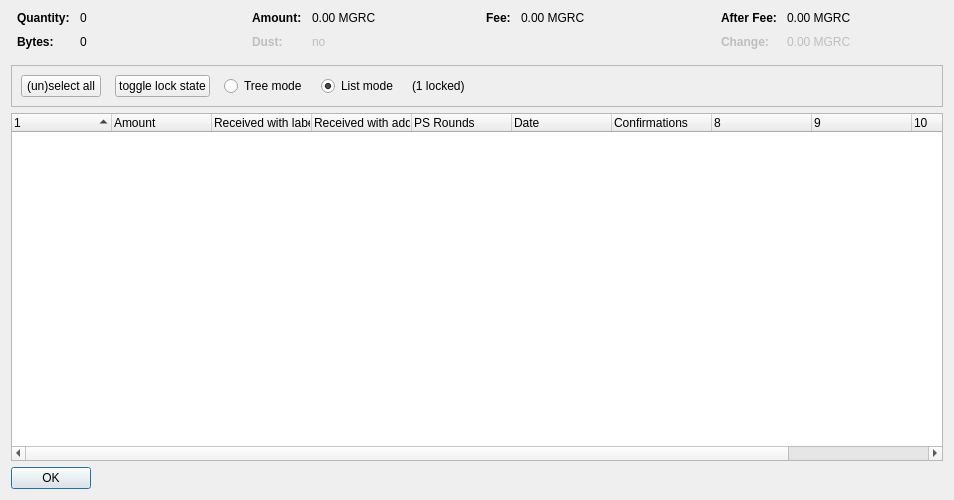
<?xml version="1.0" encoding="UTF-8"?>
<ui version="4.0">
 <class>CoinControlDialog</class>
 <widget class="QDialog" name="CoinControlDialog">
  <property name="geometry">
   <rect>
    <x>0</x>
    <y>0</y>
    <width>954</width>
    <height>500</height>
   </rect>
  </property>
  <property name="windowTitle">
   <string>Coin Selection</string>
  </property>
  <layout class="QVBoxLayout" name="verticalLayout">
   <item>
    <layout class="QHBoxLayout" name="horizontalLayoutTop" stretch="0,0,0,0">
     <property name="topMargin">
      <number>0</number>
     </property>
     <property name="bottomMargin">
      <number>10</number>
     </property>
     <item>
      <layout class="QFormLayout" name="formLayoutCoinControl1">
       <property name="horizontalSpacing">
        <number>10</number>
       </property>
       <property name="verticalSpacing">
        <number>10</number>
       </property>
       <property name="leftMargin">
        <number>6</number>
       </property>
       <property name="rightMargin">
        <number>6</number>
       </property>
       <item row="0" column="0">
        <widget class="QLabel" name="labelCoinControlQuantityText">
         <property name="font">
          <font>
           <weight>75</weight>
           <bold>true</bold>
          </font>
         </property>
         <property name="text">
          <string>Quantity:</string>
         </property>
        </widget>
       </item>
       <item row="0" column="1">
        <widget class="QLabel" name="labelCoinControlQuantity">
         <property name="cursor">
          <cursorShape>IBeamCursor</cursorShape>
         </property>
         <property name="contextMenuPolicy">
          <enum>Qt::ActionsContextMenu</enum>
         </property>
         <property name="text">
          <string notr="true">0</string>
         </property>
         <property name="textInteractionFlags">
          <set>Qt::LinksAccessibleByMouse|Qt::TextSelectableByKeyboard|Qt::TextSelectableByMouse</set>
         </property>
        </widget>
       </item>
       <item row="1" column="0">
        <widget class="QLabel" name="labelCoinControlBytesText">
         <property name="font">
          <font>
           <weight>75</weight>
           <bold>true</bold>
          </font>
         </property>
         <property name="text">
          <string>Bytes:</string>
         </property>
        </widget>
       </item>
       <item row="1" column="1">
        <widget class="QLabel" name="labelCoinControlBytes">
         <property name="cursor">
          <cursorShape>IBeamCursor</cursorShape>
         </property>
         <property name="contextMenuPolicy">
          <enum>Qt::ActionsContextMenu</enum>
         </property>
         <property name="text">
          <string notr="true">0</string>
         </property>
         <property name="textInteractionFlags">
          <set>Qt::LinksAccessibleByMouse|Qt::TextSelectableByKeyboard|Qt::TextSelectableByMouse</set>
         </property>
        </widget>
       </item>
      </layout>
     </item>
     <item>
      <layout class="QFormLayout" name="formLayoutCoinControl2">
       <property name="horizontalSpacing">
        <number>10</number>
       </property>
       <property name="verticalSpacing">
        <number>10</number>
       </property>
       <property name="leftMargin">
        <number>6</number>
       </property>
       <property name="rightMargin">
        <number>6</number>
       </property>
       <item row="0" column="0">
        <widget class="QLabel" name="labelCoinControlAmountText">
         <property name="font">
          <font>
           <weight>75</weight>
           <bold>true</bold>
          </font>
         </property>
         <property name="text">
          <string>Amount:</string>
         </property>
        </widget>
       </item>
       <item row="0" column="1">
        <widget class="QLabel" name="labelCoinControlAmount">
         <property name="cursor">
          <cursorShape>IBeamCursor</cursorShape>
         </property>
         <property name="contextMenuPolicy">
          <enum>Qt::ActionsContextMenu</enum>
         </property>
         <property name="text">
          <string notr="true">0.00 MGRC</string>
         </property>
         <property name="textInteractionFlags">
          <set>Qt::LinksAccessibleByMouse|Qt::TextSelectableByKeyboard|Qt::TextSelectableByMouse</set>
         </property>
        </widget>
       </item>
       <item row="1" column="0">
        <widget class="QLabel" name="labelCoinControlLowOutputText">
         <property name="enabled">
          <bool>false</bool>
         </property>
         <property name="font">
          <font>
           <weight>75</weight>
           <bold>true</bold>
          </font>
         </property>
         <property name="text">
          <string>Dust:</string>
         </property>
        </widget>
       </item>
       <item row="1" column="1">
        <widget class="QLabel" name="labelCoinControlLowOutput">
         <property name="enabled">
          <bool>false</bool>
         </property>
         <property name="cursor">
          <cursorShape>IBeamCursor</cursorShape>
         </property>
         <property name="contextMenuPolicy">
          <enum>Qt::ActionsContextMenu</enum>
         </property>
         <property name="text">
          <string notr="true">no</string>
         </property>
         <property name="textInteractionFlags">
          <set>Qt::LinksAccessibleByMouse|Qt::TextSelectableByKeyboard|Qt::TextSelectableByMouse</set>
         </property>
        </widget>
       </item>
      </layout>
     </item>
     <item>
      <layout class="QFormLayout" name="formLayoutCoinControl3">
       <property name="horizontalSpacing">
        <number>10</number>
       </property>
       <property name="verticalSpacing">
        <number>10</number>
       </property>
       <property name="leftMargin">
        <number>6</number>
       </property>
       <property name="rightMargin">
        <number>6</number>
       </property>
       <item row="0" column="0">
        <widget class="QLabel" name="labelCoinControlFeeText">
         <property name="font">
          <font>
           <weight>75</weight>
           <bold>true</bold>
          </font>
         </property>
         <property name="text">
          <string>Fee:</string>
         </property>
        </widget>
       </item>
       <item row="0" column="1">
        <widget class="QLabel" name="labelCoinControlFee">
         <property name="cursor">
          <cursorShape>IBeamCursor</cursorShape>
         </property>
         <property name="contextMenuPolicy">
          <enum>Qt::ActionsContextMenu</enum>
         </property>
         <property name="text">
          <string notr="true">0.00 MGRC</string>
         </property>
         <property name="textInteractionFlags">
          <set>Qt::LinksAccessibleByMouse|Qt::TextSelectableByKeyboard|Qt::TextSelectableByMouse</set>
         </property>
        </widget>
       </item>
      </layout>
     </item>
     <item>
      <layout class="QFormLayout" name="formLayoutCoinControl4">
       <property name="horizontalSpacing">
        <number>10</number>
       </property>
       <property name="verticalSpacing">
        <number>10</number>
       </property>
       <property name="leftMargin">
        <number>6</number>
       </property>
       <property name="rightMargin">
        <number>6</number>
       </property>
       <item row="0" column="0">
        <widget class="QLabel" name="labelCoinControlAfterFeeText">
         <property name="font">
          <font>
           <weight>75</weight>
           <bold>true</bold>
          </font>
         </property>
         <property name="text">
          <string>After Fee:</string>
         </property>
        </widget>
       </item>
       <item row="0" column="1">
        <widget class="QLabel" name="labelCoinControlAfterFee">
         <property name="cursor">
          <cursorShape>IBeamCursor</cursorShape>
         </property>
         <property name="contextMenuPolicy">
          <enum>Qt::ActionsContextMenu</enum>
         </property>
         <property name="text">
          <string notr="true">0.00 MGRC</string>
         </property>
         <property name="textInteractionFlags">
          <set>Qt::LinksAccessibleByMouse|Qt::TextSelectableByKeyboard|Qt::TextSelectableByMouse</set>
         </property>
        </widget>
       </item>
       <item row="1" column="0">
        <widget class="QLabel" name="labelCoinControlChangeText">
         <property name="enabled">
          <bool>false</bool>
         </property>
         <property name="font">
          <font>
           <weight>75</weight>
           <bold>true</bold>
          </font>
         </property>
         <property name="text">
          <string>Change:</string>
         </property>
        </widget>
       </item>
       <item row="1" column="1">
        <widget class="QLabel" name="labelCoinControlChange">
         <property name="enabled">
          <bool>false</bool>
         </property>
         <property name="cursor">
          <cursorShape>IBeamCursor</cursorShape>
         </property>
         <property name="contextMenuPolicy">
          <enum>Qt::ActionsContextMenu</enum>
         </property>
         <property name="text">
          <string notr="true">0.00 MGRC</string>
         </property>
         <property name="textInteractionFlags">
          <set>Qt::LinksAccessibleByMouse|Qt::TextSelectableByKeyboard|Qt::TextSelectableByMouse</set>
         </property>
        </widget>
       </item>
      </layout>
     </item>
    </layout>
   </item>
   <item>
    <widget class="QFrame" name="frame">
     <property name="minimumSize">
      <size>
       <width>0</width>
       <height>40</height>
      </size>
     </property>
     <property name="frameShape">
      <enum>QFrame::StyledPanel</enum>
     </property>
     <property name="frameShadow">
      <enum>QFrame::Sunken</enum>
     </property>
     <layout class="QHBoxLayout" name="horizontalLayout">
      <item>
       <layout class="QHBoxLayout" name="horizontalLayoutPanel" stretch="0,0,0,0,0,0">
        <property name="spacing">
         <number>14</number>
        </property>
        <item>
         <widget class="QPushButton" name="pushButtonSelectAll">
          <property name="sizePolicy">
           <sizepolicy hsizetype="Maximum" vsizetype="Fixed">
            <horstretch>0</horstretch>
            <verstretch>0</verstretch>
           </sizepolicy>
          </property>
          <property name="text">
           <string>(un)select all</string>
          </property>
          <property name="autoDefault">
           <bool>false</bool>
          </property>
         </widget>
        </item>
        <item>
         <widget class="QPushButton" name="pushButtonToggleLock">
          <property name="sizePolicy">
           <sizepolicy hsizetype="Maximum" vsizetype="Fixed">
            <horstretch>0</horstretch>
            <verstretch>0</verstretch>
           </sizepolicy>
          </property>
          <property name="text">
           <string>toggle lock state</string>
          </property>
          <property name="autoDefault">
           <bool>false</bool>
          </property>
         </widget>
        </item>
        <item>
         <widget class="QRadioButton" name="radioTreeMode">
          <property name="sizePolicy">
           <sizepolicy hsizetype="Maximum" vsizetype="Fixed">
            <horstretch>0</horstretch>
            <verstretch>0</verstretch>
           </sizepolicy>
          </property>
          <property name="text">
           <string>Tree mode</string>
          </property>
         </widget>
        </item>
        <item>
         <widget class="QRadioButton" name="radioListMode">
          <property name="sizePolicy">
           <sizepolicy hsizetype="Maximum" vsizetype="Fixed">
            <horstretch>0</horstretch>
            <verstretch>0</verstretch>
           </sizepolicy>
          </property>
          <property name="text">
           <string>List mode</string>
          </property>
          <property name="checked">
           <bool>true</bool>
          </property>
         </widget>
        </item>
        <item>
         <widget class="QLabel" name="labelLocked">
          <property name="text">
           <string>(1 locked)</string>
          </property>
         </widget>
        </item>
        <item>
         <spacer name="horizontalSpacer">
          <property name="orientation">
           <enum>Qt::Horizontal</enum>
          </property>
          <property name="sizeHint" stdset="0">
           <size>
            <width>40</width>
            <height>20</height>
           </size>
          </property>
         </spacer>
        </item>
       </layout>
      </item>
     </layout>
    </widget>
   </item>
   <item>
    <widget class="CoinControlTreeWidget" name="treeWidget">
     <property name="contextMenuPolicy">
      <enum>Qt::CustomContextMenu</enum>
     </property>
     <property name="sortingEnabled">
      <bool>false</bool>
     </property>
     <property name="columnCount">
      <number>11</number>
     </property>
     <attribute name="headerShowSortIndicator" stdset="0">
      <bool>true</bool>
     </attribute>
     <attribute name="headerStretchLastSection">
      <bool>false</bool>
     </attribute>
     <column>
      <property name="text">
       <string/>
      </property>
     </column>
     <column>
      <property name="text">
       <string>Amount</string>
      </property>
     </column>
     <column>
      <property name="text">
       <string>Received with label</string>
      </property>
     </column>
     <column>
      <property name="text">
       <string>Received with address</string>
      </property>
     </column>
     <column>
      <property name="text">
       <string>PS Rounds</string>
      </property>
     </column>
     <column>
      <property name="text">
       <string>Date</string>
      </property>
     </column>
     <column>
      <property name="text">
       <string>Confirmations</string>
      </property>
      <property name="toolTip">
       <string>Confirmed</string>
      </property>
     </column>
     <column>
      <property name="text">
       <string/>
      </property>
     </column>
     <column>
      <property name="text">
       <string/>
      </property>
     </column>
     <column>
      <property name="text">
       <string/>
      </property>
     </column>
     <column>
      <property name="text">
       <string/>
      </property>
     </column>
    </widget>
   </item>
   <item>
    <widget class="QDialogButtonBox" name="buttonBox">
     <property name="sizePolicy">
      <sizepolicy hsizetype="Maximum" vsizetype="Fixed">
       <horstretch>0</horstretch>
       <verstretch>0</verstretch>
      </sizepolicy>
     </property>
     <property name="orientation">
      <enum>Qt::Horizontal</enum>
     </property>
     <property name="standardButtons">
      <set>QDialogButtonBox::Ok</set>
     </property>
    </widget>
   </item>
  </layout>
 </widget>
 <customwidgets>
  <customwidget>
   <class>CoinControlTreeWidget</class>
   <extends>QTreeWidget</extends>
   <header>coincontroltreewidget.h</header>
  </customwidget>
 </customwidgets>
 <resources/>
 <connections/>
</ui>
